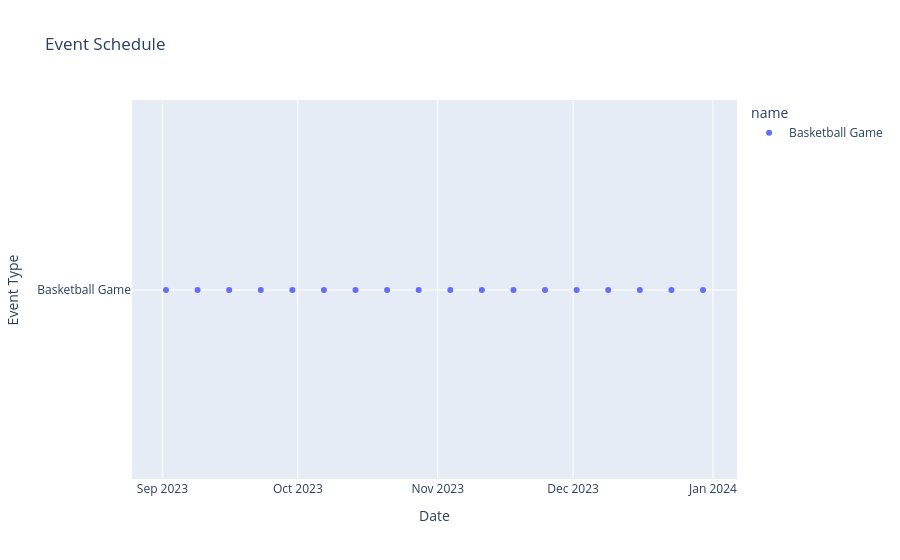

This figure's notebook cell:
### Code cell
def plot_occurrence(variable_name):
    events = get_events(event_name=variable_name)
    return plot_events(events)

def plot_events(events):

    # Convert the data to a DataFrame
    data = events[0]['calendar_events']
    df = pd.DataFrame(data)

    # Map each event type to a unique integer
    event_type_mapping = {event: i+1 for i, event in enumerate(df['name'].unique())}
    df['event_type_id'] = df['name'].map(event_type_mapping)

    # Plotting using Plotly
    fig = px.scatter(df, x='start_datetime', y='event_type_id', color='name', title='Event Schedule')
    fig.update_layout(xaxis_title='Date', yaxis_title='Event Type', yaxis=dict(tickmode='array', tickvals=list(event_type_mapping.values()), ticktext=list(event_type_mapping.keys())))
    fig.show()
    return fig

fig = plot_occurrence('Basketball Game')

### Figure 1 — Plotly figure (JSON) as saved in the notebook; plotly's stock layout.template omitted (floating-point values rounded to 4 significant figures)
{"data": [{"hovertemplate": "name=Basketball Game<br>start_datetime=%{x}<br>event_type_id=%{y}<extra></extra>", "legendgroup": "Basketball Game", "marker": {"color": "#636efa", "symbol": "circle"}, "mode": "markers", "name": "Basketball Game", "orientation": "v", "showlegend": true, "type": "scatter", "x": ["2023-09-01T19:00:00", "2023-09-08T19:00:00", "2023-09-15T19:00:00", "2023-09-22T19:00:00", "2023-09-29T19:00:00", "2023-10-06T19:00:00", "2023-10-13T19:00:00", "2023-10-20T19:00:00", "2023-10-27T19:00:00", "2023-11-03T19:00:00", "2023-11-10T19:00:00", "2023-11-17T19:00:00", "2023-11-24T19:00:00", "2023-12-01T19:00:00", "2023-12-08T19:00:00", "2023-12-15T19:00:00", "2023-12-22T19:00:00", "2023-12-29T19:00:00"], "xaxis": "x", "y": [1, 1, 1, 1, 1, 1, 1, 1, 1, 1, 1, 1, 1, 1, 1, 1, 1, 1], "yaxis": "y"}], "layout": {"legend": {"title": {"text": "name"}, "tracegroupgap": 0}, "title": {"text": "Event Schedule"}, "xaxis": {"anchor": "y", "domain": [0, 1], "title": {"text": "Date"}}, "yaxis": {"anchor": "x", "domain": [0, 1], "tickmode": "array", "ticktext": ["Basketball Game"], "tickvals": [1], "title": {"text": "Event Type"}}}}
